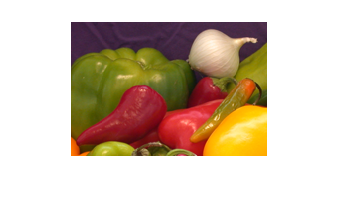
%> input picture Assignments/Assignment 1/assignment1_GrayTrans/1/extra_pics/onion.png, 339 x 204 px
$ octave testBLI.m   (GNU Octave 9; MATLAB toolbox functions it lacks are replaced by stand-ins)
%> lines starting %> are read from the running program, lines starting %| are printed output that depends on the picture; in (x1, y1, x2, y2) boxes, pixels count from 0 and x2, y2 are one past the last pixel; in counts of white or black regions, pixels touching at a corner belong together; the program's own positions count from 1
%// Get some necessay variables first
%im = imread('../../1/extra_pics/onion.png');
im = imread('onion.png');
%> im is the input picture: size 204x339x3 uint8; mean R, G, B 210.3, 193.3, 175.4
    in_rows = size(im,1);
%> in_rows = 204
    in_cols = size(im,2);
%> in_cols = 339
    out_rows = 3*in_rows-2;
%> out_rows = 610
    out_cols = 2*in_cols-1;
%> out_cols = 677

    %// Let S_R = R / R'
    S_R = in_rows / out_rows;
%> S_R = 0.334
    %// Let S_C = C / C'
    S_C = in_cols / out_cols;
%> S_C = 0.501

    %// Define grid of co-ordinates in our image
    %// Generate (x,y) pairs for each point in our image
    [cf, rf] = meshgrid(1 : out_cols, 1 : out_rows);

    %// Let r_f = r'*S_R for r = 1,...,R'
    %// Let c_f = c'*S_C for c = 1,...,C'
    rf = rf * S_R;
    cf = cf * S_C;

    %// Let r = floor(rf) and c = floor(cf)
    r = floor(rf);
    c = floor(cf);

    %// Any values out of range, cap
    r(r < 1) = 1;
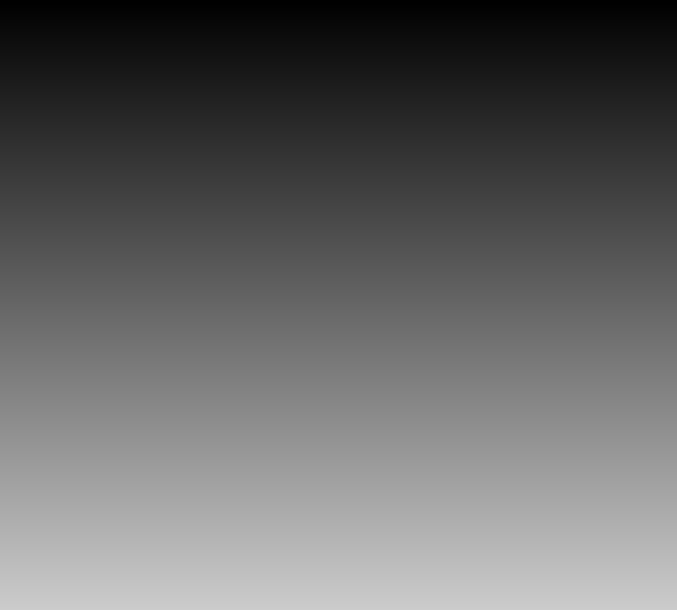
%> r: size 610x677 double; min 1, max 204, mean 101.7
    c(c < 1) = 1;
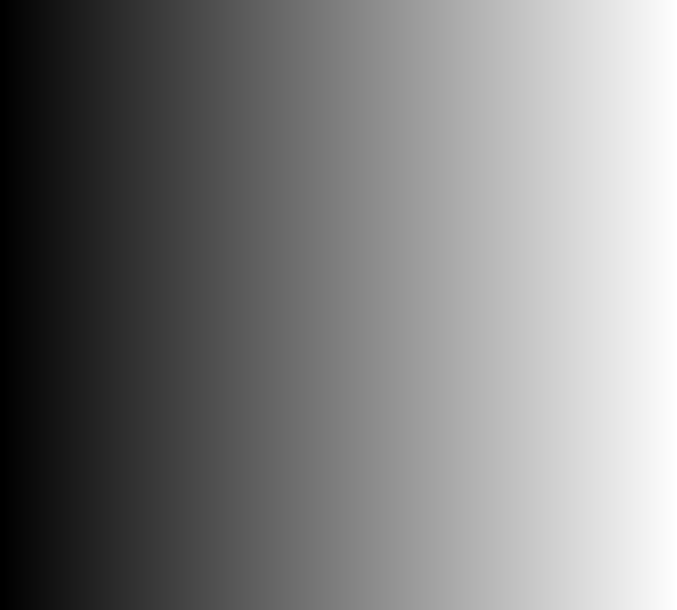
%> c: size 610x677 double; min 1, max 339, mean 169.3; drawn with min black and max white
    r(r > in_rows - 1) = in_rows - 1;
%> r: size 610x677 double; 0.16% of pixels changed, all inside (x1, y1, x2, y2) = (0, 609, 677, 610)
    c(c > in_cols - 1) = in_cols - 1;
%> c: size 610x677 double; 0.15% of pixels changed, all inside (x1, y1, x2, y2) = (676, 0, 677, 610)

    %// Let delta_R = rf - r and delta_C = cf - c
    delta_R = rf - r;
    delta_C = cf - c;

    %// Final line of algorithm
    %// Get column major indices for each point we wish
    %// to access
    in1_ind = sub2ind([in_rows, in_cols], r, c);
    in2_ind = sub2ind([in_rows, in_cols], r+1,c);
    in3_ind = sub2ind([in_rows, in_cols], r, c+1);
    in4_ind = sub2ind([in_rows, in_cols], r+1, c+1);

    %// Now interpolate
    %// Go through each channel for the case of colour
    %// Create output image that is the same class as input
    out = zeros(out_rows, out_cols, size(im, 3));
    out = cast(out, class(im));

    for idx = 1 : 1
        chan = double(im(:,:,idx)); %// Get i'th channel
        %// Interpolate the channel
        tmp = chan(in1_ind).*(1 - delta_R).*(1 - delta_C) + ...
                       chan(in2_ind).*(delta_R).*(1 - delta_C) + ...
                       chan(in3_ind).*(1 - delta_R).*(delta_C) + ...
                       chan(in4_ind).*(delta_R).*(delta_C);
        out(:,:,idx) = cast(tmp, class(im));
    end
%> this loop made 1 pass
%> pass 1, `chan = double(im(:,:,idx)); %// Get i'th channel`:
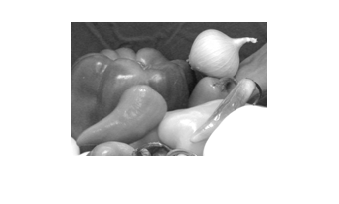
%> chan: size 204x339 double; min 16, max 255, mean 210.3
%> pass 1, `tmp = chan(in1_ind).*(1 - delta_R).*(1 - delta_C) + chan(in2_ind).*(de..`:
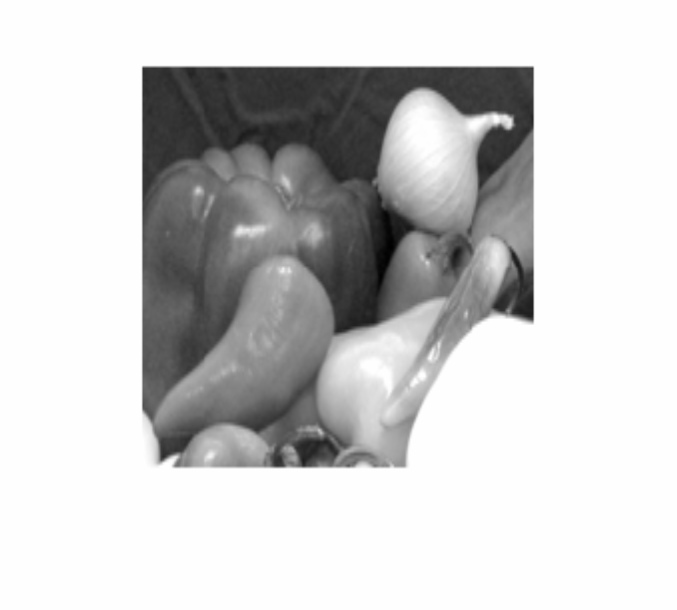
%> tmp: size 610x677 double; min 16.58, max 255, mean 210.3; drawn with min black and max white
%> after the loop:
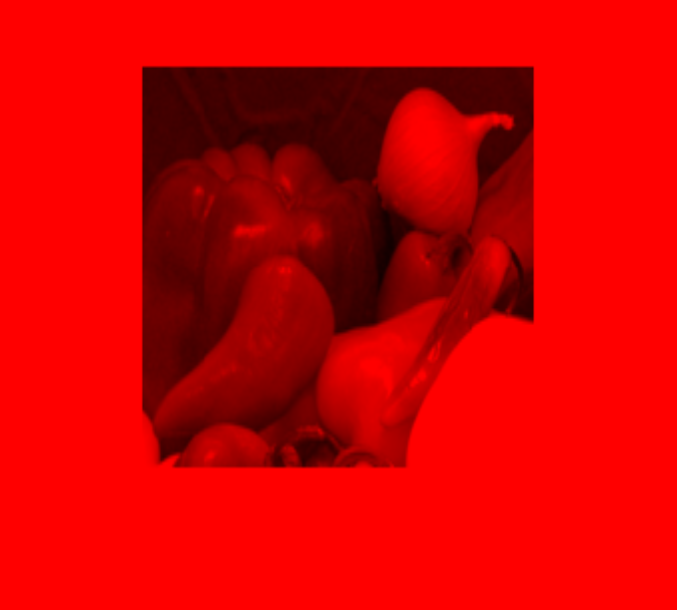
%> out: size 610x677x3 uint8; mean R, G, B 210.3, 0, 0
